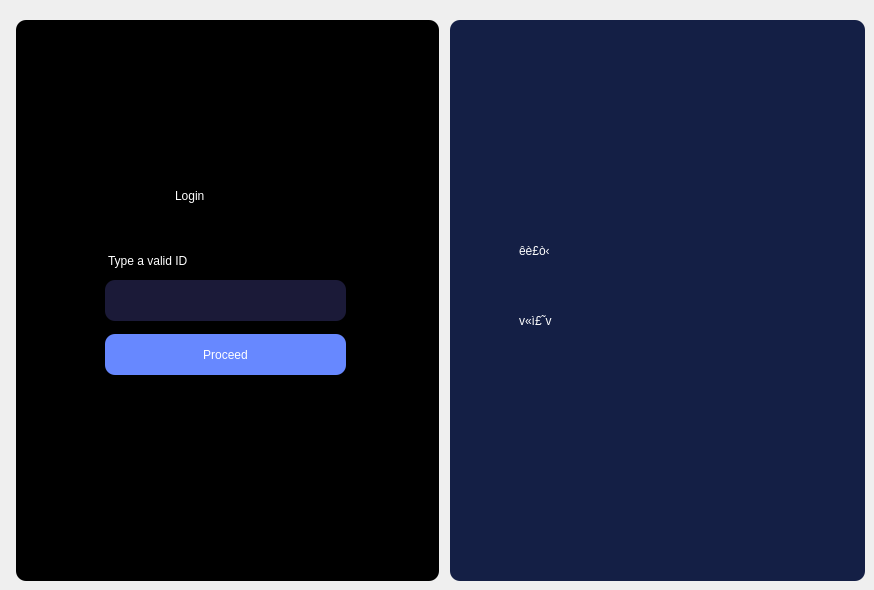
    <widget class="QWidget" name="tab">
     <attribute name="title">
      <string>Login</string>
     </attribute>
     <widget class="QColumnView" name="columnView">
      <property name="geometry">
       <rect>
        <x>450</x>
        <y>20</y>
        <width>415</width>
        <height>561</height>
       </rect>
      </property>
      <property name="styleSheet">
       <string notr="true">background-color:rgb(20, 31, 69);
border-radius: 10px;</string>
      </property>
     </widget>
     <widget class="QLabel" name="sagayam">
      <property name="geometry">
       <rect>
        <x>519</x>
        <y>220</y>
        <width>221</width>
        <height>61</height>
       </rect>
      </property>
      <property name="styleSheet">
       <string notr="true">background-color:rgba(255, 255, 255, 0);
font: 68pt &quot;Tam-Tamil014&quot;;
color: white</string>
      </property>
      <property name="text">
       <string>êè£ò‹</string>
      </property>
     </widget>
     <widget class="QLabel" name="stores">
      <property name="geometry">
       <rect>
        <x>519</x>
        <y>280</y>
        <width>281</width>
        <height>81</height>
       </rect>
      </property>
      <property name="styleSheet">
       <string notr="true">background-color:rgba(255, 255, 255, 0);
font: 68pt &quot;Tam-Tamil014&quot;;
color: white</string>
      </property>
      <property name="text">
       <string>v«ì£˜v</string>
      </property>
     </widget>
     <widget class="QColumnView" name="columnView_2">
      <property name="geometry">
       <rect>
        <x>16</x>
        <y>20</y>
        <width>423</width>
        <height>561</height>
       </rect>
      </property>
      <property name="styleSheet">
       <string notr="true">background-color:rgb(0, 0, 0);
border-radius: 10px;</string>
      </property>
     </widget>
     <widget class="QLabel" name="login_head">
      <property name="geometry">
       <rect>
        <x>175</x>
        <y>170</y>
        <width>131</width>
        <height>51</height>
       </rect>
      </property>
      <property name="styleSheet">
       <string notr="true">background-color:rgba(255, 255, 255, 0);
font: 63 30pt &quot;Poppins SemiBold&quot;;
color: white</string>
      </property>
      <property name="text">
       <string>Login</string>
      </property>
     </widget>
     <widget class="QLineEdit" name="loginInp">
      <property name="geometry">
       <rect>
        <x>105</x>
        <y>280</y>
        <width>241</width>
        <height>41</height>
       </rect>
      </property>
      <property name="styleSheet">
       <string notr="true">color: white;
font: 14pt &quot;Poppins&quot;;
border-radius: 10px;
background-color:rgb(27, 26, 56);
padding: 7px 12px;</string>
      </property>
      <property name="text">
       <string/>
      </property>
      <property name="echoMode">
       <enum>QLineEdit::Password</enum>
      </property>
     </widget>
     <widget class="QLabel" name="login_instruction">
      <property name="geometry">
       <rect>
        <x>108</x>
        <y>240</y>
        <width>121</width>
        <height>41</height>
       </rect>
      </property>
      <property name="styleSheet">
       <string notr="true">background-color:rgba(255, 255, 255, 0);
font: 63 11pt &quot;Poppins SemiBold&quot;;
color: white</string>
      </property>
      <property name="text">
       <string>Type a valid ID</string>
      </property>
     </widget>
     <widget class="QPushButton" name="loginBtn">
      <property name="geometry">
       <rect>
        <x>105</x>
        <y>334</y>
        <width>241</width>
        <height>41</height>
       </rect>
      </property>
      <property name="cursor">
       <cursorShape>PointingHandCursor</cursorShape>
      </property>
      <property name="styleSheet">
       <string notr="true">QPushButton#loginBtn {
background-color: #6788FF; /* Background color */
font: 63 11pt &quot;Poppins SemiBold&quot;;
color: white; /* Text color */
outline: 0;
padding: 10px 20px; /* Padding for the button */
border: none; /* Remove default button border */
border-radius: 10px; /* Add some border-radius for a rounded appearance */
}
QPushButton#loginBtn:hover {
cursor: pointer; /* Change cursor to pointer on hover */
background-color: #4c6cbf;
}</string>
      </property>
      <property name="text">
       <string>Proceed</string>
      </property>
      <property name="autoDefault">
       <bool>true</bool>
      </property>
      <property name="default">
       <bool>true</bool>
      </property>
      <property name="flat">
       <bool>false</bool>
      </property>
     </widget>
     <widget class="QLabel" name="loginInfoLbl">
      <property name="geometry">
       <rect>
        <x>105</x>
        <y>394</y>
        <width>241</width>
        <height>21</height>
       </rect>
      </property>
      <property name="styleSheet">
       <string notr="true">background-color:rgba(255, 255, 255, 0);
font: 63 11pt &quot;Poppins SemiBold&quot;;
color: red;</string>
      </property>
      <property name="text">
       <string/>
      </property>
      <property name="alignment">
       <set>Qt::AlignCenter</set>
      </property>
     </widget>
    </widget>
